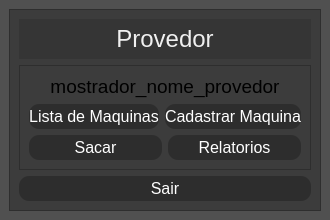
      <widget class="QWidget" name="pg_provedor">
       <layout class="QVBoxLayout" name="verticalLayout_17">
        <property name="spacing">
         <number>0</number>
        </property>
        <property name="leftMargin">
         <number>0</number>
        </property>
        <property name="topMargin">
         <number>0</number>
        </property>
        <property name="rightMargin">
         <number>0</number>
        </property>
        <property name="bottomMargin">
         <number>0</number>
        </property>
        <item>
         <widget class="QFrame" name="frame_7">
          <property name="styleSheet">
           <string notr="true">background-color: rgb(80, 80, 80);</string>
          </property>
          <property name="frameShape">
           <enum>QFrame::NoFrame</enum>
          </property>
          <property name="frameShadow">
           <enum>QFrame::Raised</enum>
          </property>
          <layout class="QHBoxLayout" name="horizontalLayout_8">
           <item>
            <widget class="QFrame" name="frame_8">
             <property name="maximumSize">
              <size>
               <width>600</width>
               <height>300</height>
              </size>
             </property>
             <property name="layoutDirection">
              <enum>Qt::RightToLeft</enum>
             </property>
             <property name="styleSheet">
              <string notr="true">background-color: rgb(60, 60, 60);</string>
             </property>
             <property name="frameShape">
              <enum>QFrame::StyledPanel</enum>
             </property>
             <property name="frameShadow">
              <enum>QFrame::Raised</enum>
             </property>
             <layout class="QVBoxLayout" name="verticalLayout_8">
              <item>
               <widget class="QLabel" name="label_4">
                <property name="minimumSize">
                 <size>
                  <width>0</width>
                  <height>40</height>
                 </size>
                </property>
                <property name="maximumSize">
                 <size>
                  <width>16777213</width>
                  <height>40</height>
                 </size>
                </property>
                <property name="layoutDirection">
                 <enum>Qt::LeftToRight</enum>
                </property>
                <property name="styleSheet">
                 <string notr="true">background-color: rgb(53, 53, 53);</string>
                </property>
                <property name="text">
                 <string>&lt;html&gt;&lt;head/&gt;&lt;body&gt;&lt;p align=&quot;center&quot;&gt;&lt;span style=&quot; font-size:18pt; color:#f0f0f0;&quot;&gt;Provedor&lt;/span&gt;&lt;/p&gt;&lt;/body&gt;&lt;/html&gt;</string>
                </property>
               </widget>
              </item>
              <item>
               <widget class="QFrame" name="frame_44">
                <property name="frameShape">
                 <enum>QFrame::StyledPanel</enum>
                </property>
                <property name="frameShadow">
                 <enum>QFrame::Raised</enum>
                </property>
                <layout class="QVBoxLayout" name="verticalLayout_6">
                 <item>
                  <widget class="QLabel" name="mostrador_nome_provedor">
                   <property name="maximumSize">
                    <size>
                     <width>16777215</width>
                     <height>30</height>
                    </size>
                   </property>
                   <property name="font">
                    <font>
                     <pointsize>14</pointsize>
                    </font>
                   </property>
                   <property name="text">
                    <string>mostrador_nome_provedor</string>
                   </property>
                   <property name="alignment">
                    <set>Qt::AlignCenter</set>
                   </property>
                  </widget>
                 </item>
                 <item>
                  <layout class="QHBoxLayout" name="horizontalLayout_9">
                   <item>
                    <widget class="QPushButton" name="cadastrar_maquina_button">
                     <property name="minimumSize">
                      <size>
                       <width>0</width>
                       <height>25</height>
                      </size>
                     </property>
                     <property name="maximumSize">
                      <size>
                       <width>16777215</width>
                       <height>25</height>
                      </size>
                     </property>
                     <property name="font">
                      <font>
                       <pointsize>-1</pointsize>
                      </font>
                     </property>
                     <property name="styleSheet">
                      <string notr="true">QPushButton{
	color:rgb(255,255,255);
	border-radius: 10px;
	font-size: 16px;
	
	background-color: rgb(45, 45, 45);
}
QPushButton:hover{background-color: #787878; color:black}</string>
                     </property>
                     <property name="text">
                      <string>Cadastrar Maquina</string>
                     </property>
                    </widget>
                   </item>
                   <item>
                    <widget class="QPushButton" name="listar_maquinas_button">
                     <property name="minimumSize">
                      <size>
                       <width>0</width>
                       <height>25</height>
                      </size>
                     </property>
                     <property name="maximumSize">
                      <size>
                       <width>16777215</width>
                       <height>25</height>
                      </size>
                     </property>
                     <property name="font">
                      <font>
                       <pointsize>-1</pointsize>
                      </font>
                     </property>
                     <property name="styleSheet">
                      <string notr="true">QPushButton{
	color:rgb(255,255,255);
	border-radius: 10px;
	font-size: 16px;
	
	background-color: rgb(45, 45, 45);
}
QPushButton:hover{background-color: #787878; color:black}</string>
                     </property>
                     <property name="text">
                      <string>Lista de Maquinas</string>
                     </property>
                    </widget>
                   </item>
                  </layout>
                 </item>
                 <item>
                  <layout class="QHBoxLayout" name="horizontalLayout_10">
                   <item>
                    <widget class="QPushButton" name="relatorio_provedor_button">
                     <property name="minimumSize">
                      <size>
                       <width>0</width>
                       <height>25</height>
                      </size>
                     </property>
                     <property name="maximumSize">
                      <size>
                       <width>16777215</width>
                       <height>25</height>
                      </size>
                     </property>
                     <property name="font">
                      <font>
                       <pointsize>-1</pointsize>
                      </font>
                     </property>
                     <property name="styleSheet">
                      <string notr="true">QPushButton{
	color:rgb(255,255,255);
	border-radius: 10px;
	font-size: 16px;
	
	background-color: rgb(45, 45, 45);
}
QPushButton:hover{background-color: #787878; color:black}</string>
                     </property>
                     <property name="text">
                      <string>Relatorios</string>
                     </property>
                    </widget>
                   </item>
                   <item>
                    <widget class="QPushButton" name="sacar_button">
                     <property name="minimumSize">
                      <size>
                       <width>0</width>
                       <height>25</height>
                      </size>
                     </property>
                     <property name="maximumSize">
                      <size>
                       <width>16777215</width>
                       <height>25</height>
                      </size>
                     </property>
                     <property name="font">
                      <font>
                       <pointsize>-1</pointsize>
                      </font>
                     </property>
                     <property name="styleSheet">
                      <string notr="true">QPushButton{
	color:rgb(255,255,255);
	border-radius: 10px;
	font-size: 16px;
	
	background-color: rgb(45, 45, 45);
}
QPushButton:hover{background-color: #787878; color:black}</string>
                     </property>
                     <property name="text">
                      <string>Sacar</string>
                     </property>
                    </widget>
                   </item>
                  </layout>
                 </item>
                </layout>
               </widget>
              </item>
              <item>
               <widget class="QPushButton" name="sairprovedor_button">
                <property name="minimumSize">
                 <size>
                  <width>0</width>
                  <height>25</height>
                 </size>
                </property>
                <property name="maximumSize">
                 <size>
                  <width>16777215</width>
                  <height>25</height>
                 </size>
                </property>
                <property name="font">
                 <font>
                  <pointsize>-1</pointsize>
                 </font>
                </property>
                <property name="styleSheet">
                 <string notr="true">QPushButton{
	color:rgb(255,255,255);
	border-radius: 10px;
	font-size: 16px;
	
	background-color: rgb(45, 45, 45);
}
QPushButton:hover{background-color: #787878; color:black}</string>
                </property>
                <property name="text">
                 <string>Sair</string>
                </property>
               </widget>
              </item>
             </layout>
            </widget>
           </item>
          </layout>
         </widget>
        </item>
       </layout>
      </widget>
